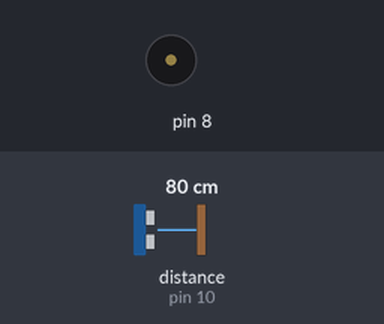
This sketch was run on a simulated Arduino Uno, built with avr-gcc and run on an emulated ATmega328P. Shown: buzzer (waves = sounding). Inputs (shaded band) come from the test bench; at power-on: distance to the obstacle (sensor on pin 10) 80 cm. The echo pulse lasts 58.3 µs per cm; what the sketch prints to the serial monitor is not drawn.

Above: at 0.2 s.
Timing chart, 0 to 3.0 s (numbered marks = the images above):
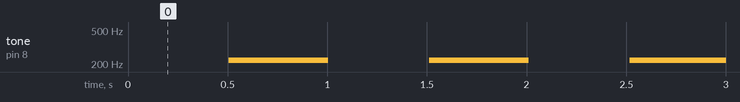

Measured:
- by itself, tone on pin 8: alternates 220 Hz for 0.50 s and silent for 0.51 s

The sketch:

UltrasonicSensor270825.ino
```cpp
#include "NewPing.h"

#define TRIGGER_PIN 9
#define ECHO_PIN 10
#define MAX_DISTANCE 400

NewPing sonar(TRIGGER_PIN, ECHO_PIN, MAX_DISTANCE);

long distance;

void setup() {
  pinMode(8, OUTPUT);
  Serial.begin(9600);
}

void loop() {
  distance = sonar.ping_cm();

  Serial.print("Distance = ");
  Serial.print(distance);
  Serial.println(" cm");
  delay(500);

  noTone(8);
  tone(8, 220, 500);
  delay(500);
}
```
